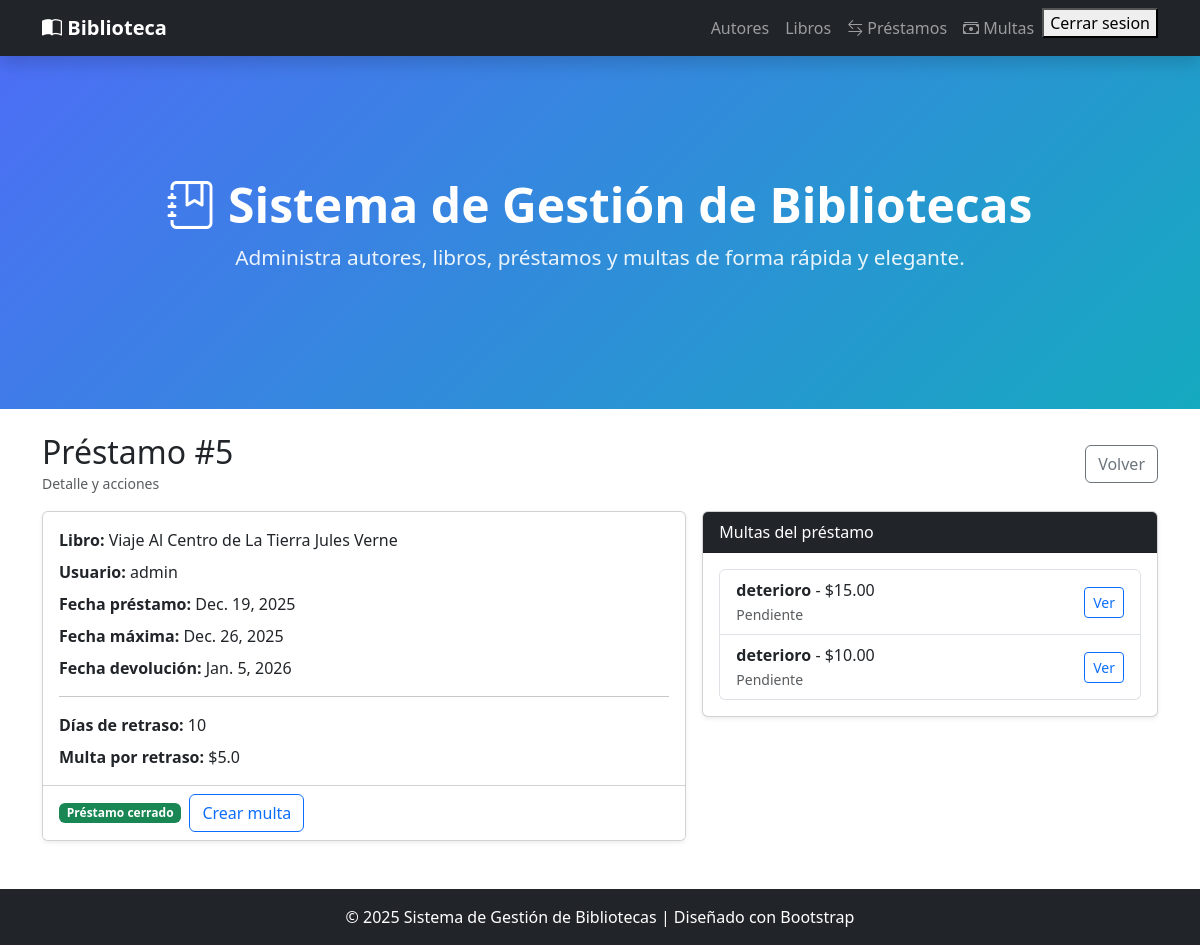
The page /prestamos/5/ (signed in) on the database its author committed.
### gestion/models.py (models this page shows, shortened)
class Prestamo(models.Model):
    libro = models.ForeignKey(Libro,related_name="Prestamos",on_delete=models.PROTECT)
    usuario = models.ForeignKey(settings.AUTH_USER_MODEL, related_name="Prestamos", on_delete=models.PROTECT)  #Usuarios propios de Django, se importa desde el modelo de settings
    fecha_prestamos = models.DateField(default=timezone.now) #Usa la fecha del equipo actual
    fecha_max = models.DateField()
    fecha_devolucion = models.DateField(blank= True,null=True) #Para que me permita crear con datos en blanco en esta campo
    class Meta:
        permissions = (
            ("Ver_prestamos", "Puede ver prestamos"),
            ("gestionar_prestamos","Puede gestionar prestamos"),
            ("gestionar_libros","Puede gestionar libros"),
        )
    @property   #Nos permite trabajar con los atributos de nuestra clase seria como un compute de odoo
    def dias_retraso(self):
        hoy = timezone.now().date() #timezone zona horario, date solo la fecha
        fecha_ref = self.fecha_devolucion or hoy
        if fecha_ref > self.fecha_max:
            return (fecha_ref - self.fecha_max).days
        else:
            return 0
    @property
    def multa_retraso(self):
        tarifa_diaria = 0.50
        return self.dias_retraso * tarifa_diaria

class Libro(models.Model):
    titulo = models.CharField(max_length=50)
    autor = models.ForeignKey(Autor,related_name="Libros", on_delete=models.PROTECT)    #Aqui en vez de one2many, las relaciones se hacen con llaves
    isbn = models.CharField(max_length=20, blank=True, null=True,unique=True)
    paginas = models.IntegerField(blank=True, null=True)
    genero = models.CharField(max_length=100, blank=True, null=True)
    descripcion = models.TextField(blank=True, null=True)
    editorial = models.CharField(max_length=100, blank=True, null=True)
    coverId = models.IntegerField(blank=True, null=True)
    stock = models.PositiveIntegerField(default=1)
    disponible = models.BooleanField(default=True)
    activo = models.BooleanField(default=True)
    def __str__(self):
        return f"{self.titulo} {self.autor}"  #En este apartado que es visual no hay que hacer makemigrations

class Autor(models.Model):
    nombre = models.CharField(max_length=50)
    apellido = models.CharField(max_length=50)
    bibliografia = models.CharField(max_length=200,blank=True, null=True)
    def __str__(self):
        return f"{self.nombre} {self.apellido}"

class Multa(models.Model):
    prestamo = models.ForeignKey(Prestamo,related_name="Multas", on_delete=models.PROTECT)
    tipo = models.CharField(max_length=10, choices=(('r','retraso'),('p','perdida'),('d','deterioro'))) #Choices se debe de definir como tupla de tuplas
    monto = models.DecimalField(max_digits=8, decimal_places=2, default=0)
    pagada = models.BooleanField(default=False)
    fecha = models.DateField(default=timezone.now)
    fechaPago = models.DateTimeField(blank=True, null=True)

### gestion/views.py (the view)
# urls.py: path('prestamos/<int:id>/', detalle_prestamo, name="detalle_prestamo"),
@login_required
def detalle_prestamo(request, id):
    prestamo = get_object_or_404(Prestamo, id=id)
    multas = prestamo.Multas.all().order_by('-id')
    return render(request, "gestion/templates/detalle_prestamo.html", {
        "prestamo": prestamo,
        "multas": multas,
    })

### gestion/templates/detalle_prestamo.html
{% extends "index.html" %}
{% block contenido %}
<div class="container py-4">
  <div class="d-flex flex-wrap gap-2 justify-content-between align-items-center mb-3">
    <div>
      <h2 class="m-0">Préstamo #{{ prestamo.id }}</h2>
      <small class="text-muted">Detalle y acciones</small>
    </div>
    <a class="btn btn-outline-secondary" href="{% url 'lista_prestamo' %}">Volver</a>
  </div>
  <div class="row g-3">
    <div class="col-12 col-lg-7">
      <div class="card shadow-sm">
        <div class="card-body">
          <div class="mb-2"><b>Libro:</b> {{ prestamo.libro }}</div>
          <div class="mb-2"><b>Usuario:</b> {{ prestamo.usuario.username }}</div>
          <div class="mb-2"><b>Fecha préstamo:</b> {{ prestamo.fecha_prestamos }}</div>
          <div class="mb-2"><b>Fecha máxima:</b> {{ prestamo.fecha_max }}</div>
          <div class="mb-2"><b>Fecha devolución:</b> {{ prestamo.fecha_devolucion|default:"No devuelto" }}</div>
          <hr>
          <div class="mb-2"><b>Días de retraso:</b> {{ prestamo.dias_retraso }}</div>
          <div class="mb-0"><b>Multa por retraso:</b> ${{ prestamo.multa_retraso }}</div>
        </div>
        <div class="card-footer bg-white d-flex gap-2">
          {% if not prestamo.fecha_devolucion %}
            <form method="post" action="{% url 'devolver_prestamo' prestamo.id %}" onsubmit="return confirm('¿Confirmar devolución?');">
              {% csrf_token %}
              <button class="btn btn-success" type="submit">Marcar como devuelto</button>
            </form>
          {% else %}
            <span class="badge bg-success align-self-center">Préstamo cerrado</span>
          {% endif %}
          <a class="btn btn-outline-primary" href="{% url 'crear_multa' %}">Crear multa</a>
        </div>
      </div>
    </div>
    <div class="col-12 col-lg-5">
      <div class="card shadow-sm">
        <div class="card-header bg-dark text-white">Multas del préstamo</div>
        <div class="card-body">
          <ul class="list-group">
            {% for m in multas %}
              <li class="list-group-item d-flex justify-content-between align-items-center">
                <div>
                  <div><b>{{ m.get_tipo_display }}</b> - ${{ m.monto }}</div>
                  <small class="text-muted">{% if m.pagada %}Pagada{% else %}Pendiente{% endif %}</small>
                </div>
                <a class="btn btn-sm btn-outline-primary" href="{% url 'multa_pago_wizard' m.id %}">Ver</a>
              </li>
            {% empty %}
              <li class="list-group-item">No hay multas.</li>
            {% endfor %}
          </ul>
        </div>
      </div>
    </div>
  </div>
</div>
{% endblock %}

### rows shown on the page
Prestamo: id "5", libro "Viaje Al Centro de La Tierra Jules Verne", usuario.username "admin", fecha_prestamos "Dec. 19, 2025", fecha_max "Dec. 26, 2025", fecha_devolucion "Jan. 5, 2026", dias_retraso "10", multa_retraso "5.0"
Multa: tipo "deterioro", monto "15.00", pagada "Pendiente"
Multa: tipo "deterioro", monto "10.00", pagada "Pendiente"
